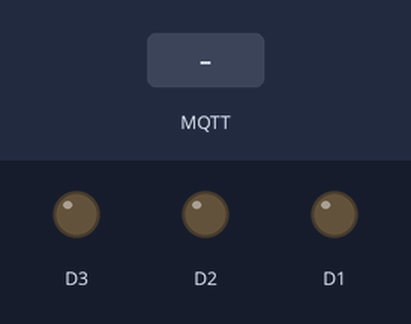
Simulated run of this sketch. Board: ESP8266 (NodeMCU). Parts: output pins drawn as LEDs (lit = HIGH). Inputs (shaded band) come from the test bench. WiFi joins after 1.5 s; servers stay silent unless stated; random numbers use the default seed unless the sketch sets one; no MQTT or app messages arrive unless stated; what the sketch prints to the serial monitor is not drawn.

Above: at 2.7 s.
2.8 s: MQTT message "1" arrives on the first subscribed topic
At 3.9 s:
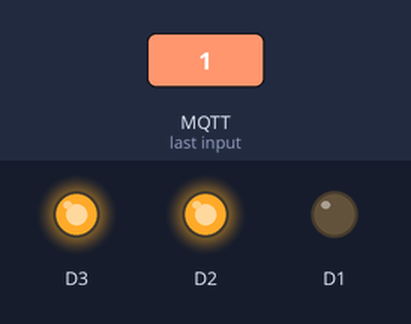
4.3 s: MQTT message "10" arrives on the first subscribed topic
At 5.0 s:
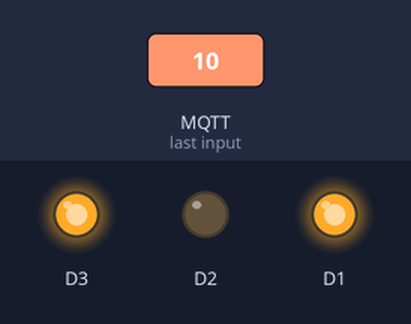
5.8 s: MQTT message "100" arrives on the first subscribed topic
At 6.2 s:
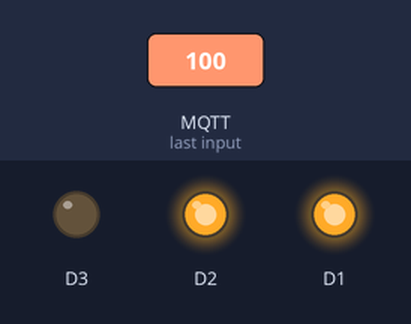
7.3 s: MQTT message "11" arrives on the first subscribed topic
At 8.5 s:
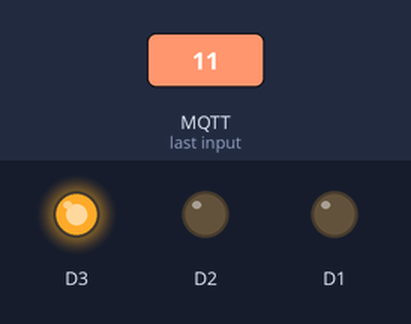
8.8 s: MQTT message "5" arrives on the first subscribed topic
At 9.7 s:
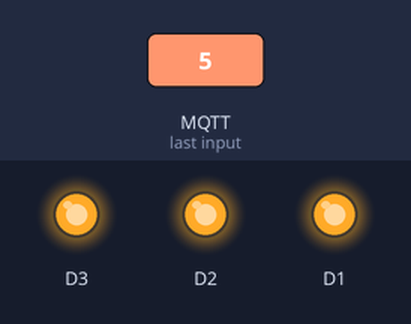
10.3 s: MQTT message "0" arrives on the first subscribed topic
At 10.8 s:
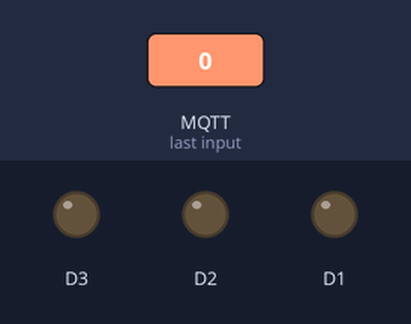
Timing chart, 0 to 12.8 s (numbered marks = the images above; inputs shaded):
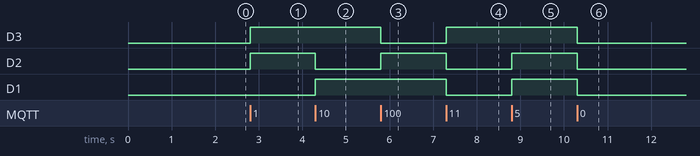

The sketch:

prergb.ino
```cpp
/*
  Basic ESP8266 MQTT example

  This sketch demonstrates the capabilities of the pubsub library in combination
  with the ESP8266 board/library.

  It connects to an MQTT server then:
  - publishes "hello world" to the topic "outTopic" every two seconds
  - subscribes to the topic "inTopic", printing out any messages
    it receives. NB - it assumes the received payloads are strings not binary
  - If the first character of the topic "inTopic" is an 1, switch ON the ESP Led,
    else switch it off

  It will reconnect to the server if the connection is lost using a blocking
  reconnect function. See the 'mqtt_reconnect_nonblocking' example for how to
  achieve the same result without blocking the main loop.

  To install the ESP8266 board, (using Arduino 1.6.4+):
  - Add the following 3rd party board manager under "File -> Preferences -> Additional Boards Manager URLs":
       http://arduino.esp8266.com/stable/package_esp8266com_index.json
  - Open the "Tools -> Board -> Board Manager" and click install for the ESP8266"
  - Select your ESP8266 in "Tools -> Board"

*/

#include <ESP8266WiFi.h>
#include <PubSubClient.h>
#include <math.h>

// Update these with values suitable for your network.

const char* ssid = "P";
const char* password = "trouble3343";
const char* mqtt_server = "broker.mqttdashboard.com";

WiFiClient espClient;
PubSubClient client(espClient);
char msg[50];


void setup_wifi() {

  delay(10);
  // We start by connecting to a WiFi network
  Serial.println();
  Serial.print("Connecting to ");
  Serial.println(ssid);

  WiFi.begin(ssid, password);

  while (WiFi.status() != WL_CONNECTED) {
    delay(500);
    Serial.print(".");
  }

  randomSeed(micros());

  Serial.println("");
  Serial.println("WiFi connected");
  Serial.println("IP address: ");
  Serial.println(WiFi.localIP());
}

void callback(char* topic, byte* payload, unsigned int length) {
  payload[length] = '\0';
  String topic_str = topic, payload_str = (char*)payload;
  Serial.println("[" + topic_str + "]: " + payload_str);

  String msg;
  int i=0;
  while (i<length)
  {
    msg += (char)payload[i++];
  }
  int val = msg.toInt();
  Serial.println(val);
  if (val == 0) {
    digitalWrite(D1, LOW);
    digitalWrite(D2, LOW);
    digitalWrite(D3, LOW);
    //ขาว
  }
  else if (val == 1) {
    digitalWrite(D1, LOW);
    digitalWrite(D2, HIGH);
    digitalWrite(D3, HIGH);
    //แดง
  }
  else if (val == 10) {
    digitalWrite(D1, HIGH);
    digitalWrite(D2, LOW);
    digitalWrite(D3, HIGH);
    //เขียว
  }
  else if (val == 100) {
    digitalWrite(D1, HIGH);
    digitalWrite(D2, HIGH);
    digitalWrite(D3, LOW);
    //น้ำเงิน
  }
  else if (val == 11) {
    digitalWrite(D1, LOW);
    digitalWrite(D2, LOW);
    digitalWrite(D3, HIGH);
    //เหลือง
  }
  else if (val == 110) {
    digitalWrite(D1, HIGH);
    digitalWrite(D2, LOW);
    digitalWrite(D3, LOW);
    //ฟ้า
  }
  else if (val == 101) {
    digitalWrite(D1, LOW);
    digitalWrite(D2, HIGH);
    digitalWrite(D3, LOW);
    //ม่วง
  }
  else {
    digitalWrite(D1, HIGH);
    digitalWrite(D2, HIGH);
    digitalWrite(D3, HIGH);
    //ดับ
  }

}

void reconnect() {
  // Loop until we're reconnected
  while (!client.connected()) {
    Serial.print("Attempting MQTT connection...");
    // Create a random client ID
    String clientId = "clientId-pspapleng";
    clientId += String(random(0xffff), HEX);
    // Attempt to connect
    if (client.connect(clientId.c_str())) {
      Serial.println("connected");
      // Once connected, publish an announcement...
      client.publish("it62070039/rgb", "rgb");
      // ... and resubscribe
      client.subscribe("it62070039/rgb");
    } else {
      Serial.print("failed, rc=");
      Serial.print(client.state());
      Serial.println(" try again in 5 seconds");
      // Wait 5 seconds before retrying
      delay(5000);
    }
  }
}

void setup() {
  Serial.begin(115200);
  setup_wifi();
  client.setServer(mqtt_server, 1883);
  client.setCallback(callback);
  pinMode(D1, OUTPUT);
  pinMode(D2, OUTPUT);
  pinMode(D3, OUTPUT);
}

void loop() {
  if (!client.connected()) {
    reconnect();
  }
  client.loop();

}
```

Measured:
- after the input at 2.8 s, D3, D2: LOW → HIGH at once
- after the input at 4.3 s, D2: HIGH → LOW at once; D1: LOW → HIGH at once
- after the input at 5.8 s, D3: HIGH → LOW at once; D2: LOW → HIGH at once
- after the input at 7.3 s, D3: LOW → HIGH at once; D2, D1: HIGH → LOW at once
- after the input at 8.8 s, D2, D1: LOW → HIGH at once
- after the input at 10.3 s, D3, D2, D1: HIGH → LOW at once
